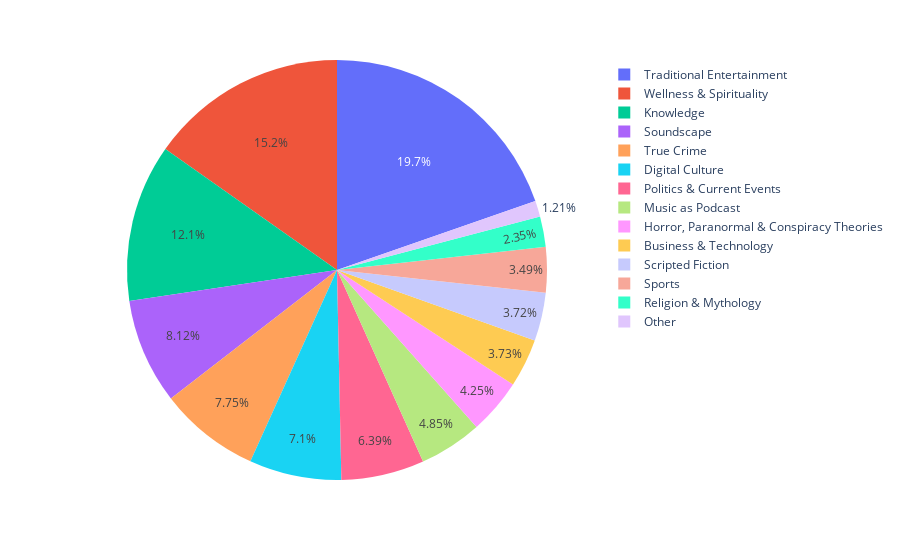

Notebook code cell kept with this figure:
### Code cell
fig2 = px.pie(spotify, values = 'total_users_30d_index', names = 'podcast genre')

fig2.show()

### Figure 1 — Plotly figure (JSON) as saved in the notebook; plotly's stock layout.template omitted (floating-point values rounded to 4 significant figures)
{"data": [{"domain": {"x": [0, 1], "y": [0, 1]}, "hovertemplate": "podcast genre=%{label}<br>total_users_30d_index=%{value}<extra></extra>", "labels": ["Wellness & Spirituality", "True Crime", "Traditional Entertainment", "Sports", "Soundscape", "Scripted Fiction", "Religion & Mythology", "Politics & Current Events", "Other", "Music as Podcast", "Knowledge", "Horror, Paranormal & Conspiracy Theories", "Digital Culture", "Business & Technology", "Wellness & Spirituality", "True Crime", "Traditional Entertainment", "Sports", "Soundscape", "Scripted Fiction", "Religion & Mythology", "Politics & Current Events", "Other", "Music as Podcast", "Knowledge", "Horror, Paranormal & Conspiracy Theories", "Digital Culture", "Business & Technology", "Wellness & Spirituality", "True Crime", "Traditional Entertainment", "Sports", "Soundscape", "Scripted Fiction", "Religion & Mythology", "Politics & Current Events", "Other", "Music as Podcast", "Knowledge", "Horror, Paranormal & Conspiracy Theories", "Digital Culture", "Business & Technology", "Wellness & Spirituality", "True Crime", "Traditional Entertainment", "Sports", "Soundscape", "Scripted Fiction", "Religion & Mythology", "Politics & Current Events", "Other", "Music as Podcast", "Knowledge", "Horror, Paranormal & Conspiracy Theories", "Digital Culture", "Business & Technology", "Wellness & Spirituality", "True Crime", "Traditional Entertainment", "Sports", "Soundscape", "Scripted Fiction", "Religion & Mythology", "Politics & Current Events", "Other", "Music as Podcast", "Knowledge", "Horror, Paranormal & Conspiracy Theories", "Digital Culture", "Business & Technology"], "legendgroup": "", "name": "", "showlegend": true, "type": "pie", "values": [0.1305, 0.09769, 0.2367, 0.04983, 0.006511, 0.02063, 0.01332, 0.1039, 0.007184, 7.907e-05, 0.1617, 0.04461, 0.1105, 0.05061, 0.2945, 0.1724, 0.4589, 0.07942, 0.1017, 0.0492, 0.03786, 0.1985, 0.02463, 0.01767, 0.2711, 0.09101, 0.1703, 0.09421, 0.4855, 0.2535, 0.642, 0.1148, 0.2824, 0.1022, 0.06188, 0.2199, 0.04026, 0.1246, 0.3967, 0.1469, 0.2438, 0.1225, 0.7038, 0.3467, 0.8579, 0.1433, 0.488, 0.1997, 0.114, 0.2625, 0.0662, 0.3228, 0.5232, 0.1897, 0.3083, 0.1594, 0.8585, 0.3889, 1, 0.1794, 0.4395, 0.2329, 0.1546, 0.2526, 0.05855, 0.3219, 0.6174, 0.2176, 0.3193, 0.1786]}], "layout": {"autosize": true, "legend": {"tracegroupgap": 0}, "margin": {"t": 60}}}
